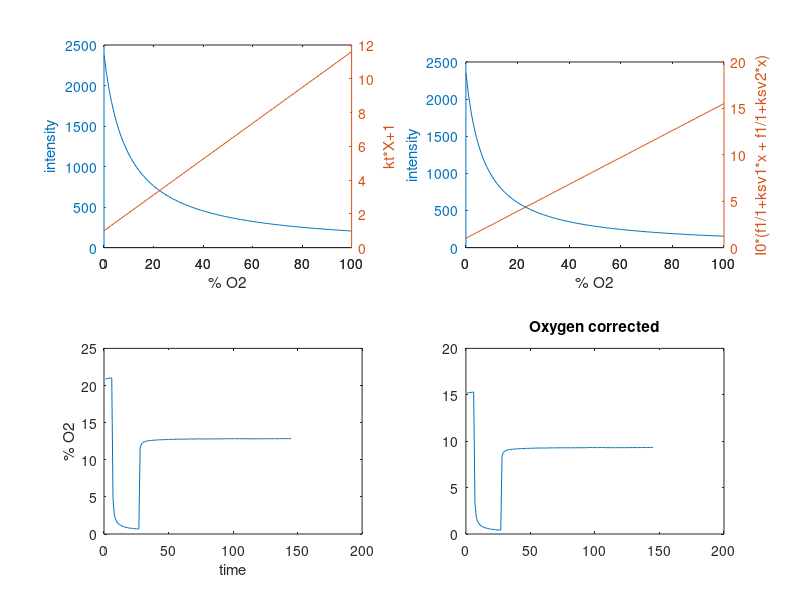

Write the MATLAB code that produced this figure.
clear
load data.csv % data.csv is a single column of intensity data, with the first 4 elements as the two calibration points and corresponding concentration.

intensity_data=data; % enters loaded data into new matrix

I1 = intensity_data(1); % this defines the calibration data based on the element position.
X1 = intensity_data(2); % in the test-data elements 1 and 2 are the zero percent calibration point.
I2 = intensity_data(3); % elements 3 and 4 are the 21-percent calibration point.
X2 = intensity_data(4);


kt = (I2-I1)/((X1*I1)-(X2*I2)); % calculation for Ktau
I0 = (1+kt*X1)*I1;              % intensity in absence of quencher(0% O2)

x1 = 0:1:100; % makes x values for plot of stern-volmer

stern_volmer_plot = x1*kt+1;
%subplot(2, 2, 2)
%plot(stern_volmer_plot)
%title("Stern-Volmer Plot")

intensity_plot = I0./(1+kt*x1); % plots intensity curve.
subplot (2, 2, 1)
[hAx,hline1,hline2] = plotyy(x1,intensity_plot,x1,stern_volmer_plot);
xlabel('% O2')
ylabel(hAx(1),'intensity') % left axis
ylabel(hAx(2),'kt*X+1') % right axis




I = intensity_data(5:length(intensity_data),:);
oxygen_percent = ((I0./I)-1)/kt;
subplot(2, 2, 3)
plot(oxygen_percent)
xlabel('time')
ylabel('% O2')

f1 = 0;
f2 = 0.99;
ksv1 = 0.002318;
ksv2 = 0.1436;

a =(I0^2*f1^2*ksv2^2 + 2*I0^2*f1*f2*ksv1*ksv2 + I0^2*f2^2*ksv1^2 + 2*I0*I*f1*ksv1*ksv2 - 2*I0*I*f1*ksv2^2 - 2*I0*I*f2*ksv1^2 + 2*I0*I*f2*ksv1*ksv2 + I.^2*ksv1^2 - 2*I.^2*ksv1*ksv2 + I.^2*ksv2^2);
b = -I*ksv2 - I*ksv1 + I0*f1*ksv2 + I0*f2*ksv1;
c = (2*I*ksv1*ksv2);
Q = ((a.^(1/2))+b)./c;
subplot(2, 2, 4)
plot(Q)
title('Oxygen corrected')

%%%%%%%%%%%%%%%%%%%%%%%%%%%%%%%%%%%%%%%%%%%%%%%%%%%%%%%%%%
%%%%% Corrected Plots
corrected_SV_plot = 1./(((f1)./(1+ksv1.*x1))+((f2)./(1+ksv2.*x1))); 
corrected_intensity_plot = I0.*(((f1)./(1+ksv1*x1))+((f2)./(1+ksv2*x1)));
subplot(2, 2, 2)
[hBx,hline3,hline4] = plotyy(x1,corrected_intensity_plot,x1,corrected_SV_plot);
xlabel('% O2')
ylabel(hBx(1),'intensity') % left axis
ylabel(hBx(2),'I0*(f1/1+ksv1*x + f1/1+ksv2*x)') % right axis

%int= I0./(x1.*kt+1);
%figure
%plot(int)

%save percent.csv oxygen_percent % optional line for saving analyzed data to a file
